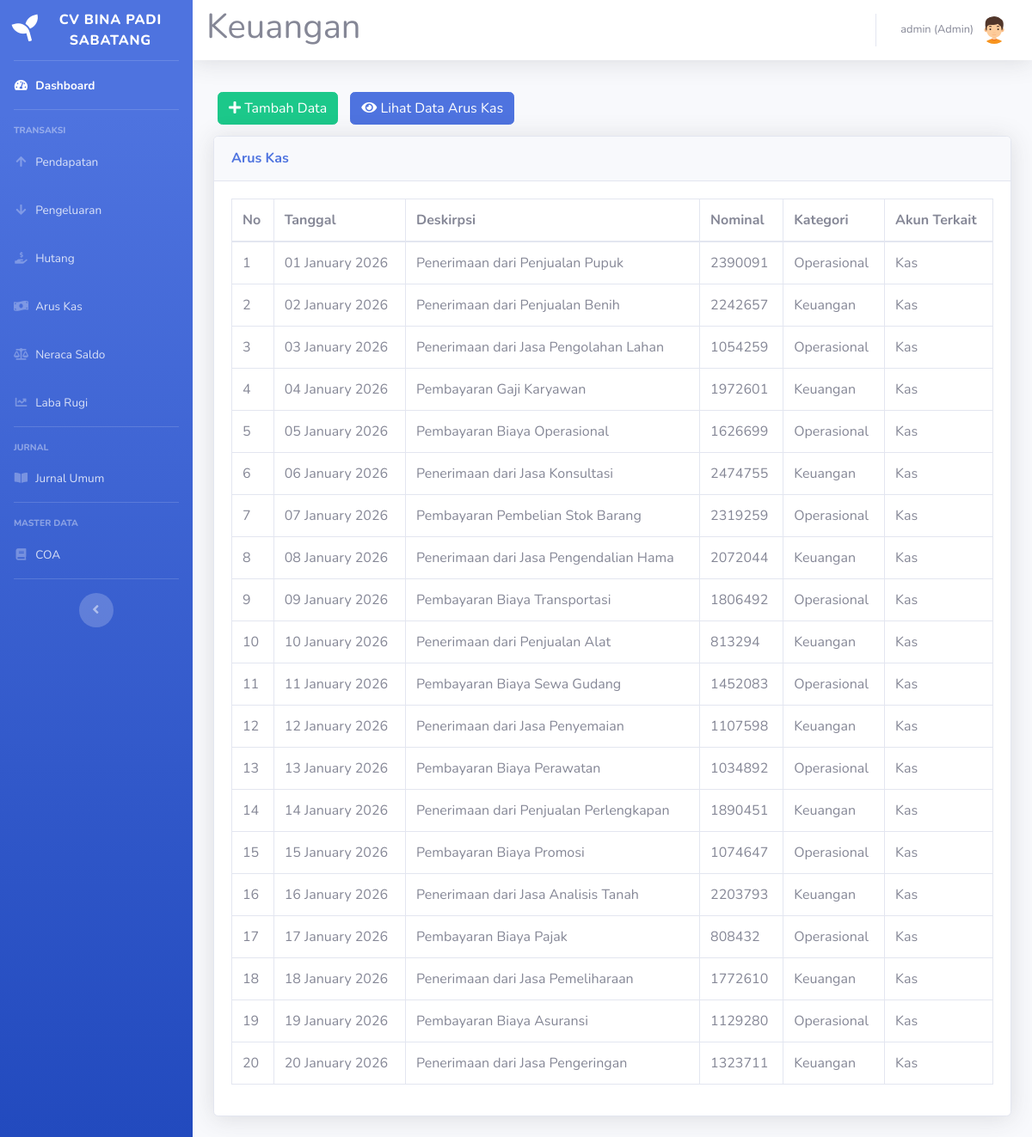
The page /arus-kas.php (signed in) on the database its author committed.
### tables this page shows
CREATE TABLE `arus_kas` (
  `id_arus_kas` int(11) NOT NULL,
  `tanggal` date DEFAULT NULL,
  `sumber` varchar(150) DEFAULT NULL,
  `jumlah` int(30) DEFAULT NULL,
  `kas_awal` bigint(20) DEFAULT 0,
  `status` int(5) DEFAULT NULL,
  `id_akun` int(11) DEFAULT NULL
);

CREATE TABLE `chart_of_accounts` (
  `id_akun` int(11) NOT NULL,
  `nomor_akun` varchar(20) NOT NULL,
  `nama_akun` varchar(100) NOT NULL,
  `jenis_akun` enum('Asset','Kewajiban','Ekuitas','Pendapatan','Beban') NOT NULL,
  `saldo_normal` enum('Debit','Kredit') NOT NULL,
  `kategori_arus_kas` varchar(20) DEFAULT NULL COMMENT 'Operasional/Investasi/Pendanaan',
  `is_active` tinyint(1) DEFAULT 1,
  `created_at` timestamp NOT NULL DEFAULT current_timestamp()
);

### arus-kas.php (the view, shortened to what this page needs)
<!DOCTYPE html>
<html lang="en">
<head>
    <link href="vendor/fontawesome-free/css/all.min.css" rel="stylesheet" type="text/css">
    <link href="css/sb-admin-2.min.css" rel="stylesheet">
</head>
<body id="page-top">
    <?php
    require 'koneksi.php';
    require('sidebar.php');
    ?>
    <div id="content">
        <?php require('navbar.php'); ?>
        <div class="container-fluid">
            <div class="row">
                <div class="col-12">
                    <div class="py-2">
                        <a href="arus-kas-tambah.php" class="btn btn-success" style="margin:5px"><i class="fa fa-plus"></i> Tambah Data</a>
                        <a href="arus-kas-lihat.php" class="btn btn-primary" style="margin:5px"><i class="fa fa-eye"></i> Lihat Data Arus Kas</a>
                    </div>
                    <div class="card shadow mb-4">
                        <div class="card-header py-3">
                            <h6 class="m-0 font-weight-bold text-primary">Arus Kas</h6>
                        </div>
                        <div class="card-body">
                            <div class="table-responsive">
                                <table class="table table-bordered" id="dataTable" width="100%" cellspacing="0">
                                    <thead>
                                        <tr>
                                            <th>No</th>
                                            <th>Tanggal</th>
                                            <th>Deskirpsi</th>
                                            <th>Nominal</th>
                                            <th>Kategori</th>
                                            <th>Akun Terkait</th>
                                        </tr>
                                    </thead>
                                    <tbody>
                                        <?php
                                        $sql = "SELECT a.*, c.nama_akun FROM arus_kas a LEFT JOIN chart_of_accounts c ON a.id_akun = c.id_akun";
                                        $result = $koneksi->query($sql);
                                        if ($result === FALSE) {
                                            echo "Error: " . $koneksi->error;
                                        } else {
                                            if ($result->num_rows > 0) {
                                                $no = 1;
                                                while ($row = $result->fetch_assoc()) {
                                                    echo "<tr>
                                                    <td>" . $no . "</td>
                                                    <td>" . date('d F Y', strtotime($row['tanggal'])) . "</td>
                                                    <td>" . $row['sumber'] . "</td>
                                                    <td>" . $row['jumlah'] . "</td>
                                                    <td>";
                                                    if ($row['status'] == 2) {
                                                        echo "Keuangan";
                                                    } elseif ($row['status'] == 1) {
                                                        echo "Operasional";
                                                    } else {
                                                        echo "Tidak valid";
                                                    }
                                                    echo "</td>
                                                    <td>" . ($row['nama_akun'] ?? 'Tidak terkait') . "</td>
                                                </tr>";
                                                    $no++;
                                                }
                                            } else {
                                                echo "<tr><td colspan='5'>Tidak ada data</td></tr>";
                                            }
                                        }
                                        ?>
                                    </tbody>
                                </table>
                            </div>
                        </div>
                    </div>
                </div>
            </div>
        </div>
    </div>
</body>
</html>

### rows shown on the page
arus_kas: tanggal "01 January 2026", sumber "Penerimaan dari Penjualan Pupuk", jumlah "2390091", status "Operasional", id_akun.nama_akun "Kas"
arus_kas: tanggal "02 January 2026", sumber "Penerimaan dari Penjualan Benih", jumlah "2242657", status "Keuangan", id_akun.nama_akun "Kas"
arus_kas: tanggal "03 January 2026", sumber "Penerimaan dari Jasa Pengolahan Lahan", jumlah "1054259", status "Operasional", id_akun.nama_akun "Kas"
arus_kas: tanggal "04 January 2026", sumber "Pembayaran Gaji Karyawan", jumlah "1972601", status "Keuangan", id_akun.nama_akun "Kas"
arus_kas: tanggal "05 January 2026", sumber "Pembayaran Biaya Operasional", jumlah "1626699", status "Operasional", id_akun.nama_akun "Kas"
arus_kas: tanggal "06 January 2026", sumber "Penerimaan dari Jasa Konsultasi", jumlah "2474755", status "Keuangan", id_akun.nama_akun "Kas"
arus_kas: tanggal "07 January 2026", sumber "Pembayaran Pembelian Stok Barang", jumlah "2319259", status "Operasional", id_akun.nama_akun "Kas"
arus_kas: tanggal "08 January 2026", sumber "Penerimaan dari Jasa Pengendalian Hama", jumlah "2072044", status "Keuangan", id_akun.nama_akun "Kas"
arus_kas: tanggal "09 January 2026", sumber "Pembayaran Biaya Transportasi", jumlah "1806492", status "Operasional", id_akun.nama_akun "Kas"
arus_kas: tanggal "10 January 2026", sumber "Penerimaan dari Penjualan Alat", jumlah "813294", status "Keuangan", id_akun.nama_akun "Kas"
arus_kas: tanggal "11 January 2026", sumber "Pembayaran Biaya Sewa Gudang", jumlah "1452083", status "Operasional", id_akun.nama_akun "Kas"
arus_kas: tanggal "12 January 2026", sumber "Penerimaan dari Jasa Penyemaian", jumlah "1107598", status "Keuangan", id_akun.nama_akun "Kas"
arus_kas: tanggal "13 January 2026", sumber "Pembayaran Biaya Perawatan", jumlah "1034892", status "Operasional", id_akun.nama_akun "Kas"
arus_kas: tanggal "14 January 2026", sumber "Penerimaan dari Penjualan Perlengkapan", jumlah "1890451", status "Keuangan", id_akun.nama_akun "Kas"
arus_kas: tanggal "15 January 2026", sumber "Pembayaran Biaya Promosi", jumlah "1074647", status "Operasional", id_akun.nama_akun "Kas"
arus_kas: tanggal "16 January 2026", sumber "Penerimaan dari Jasa Analisis Tanah", jumlah "2203793", status "Keuangan", id_akun.nama_akun "Kas"
arus_kas: tanggal "17 January 2026", sumber "Pembayaran Biaya Pajak", jumlah "808432", status "Operasional", id_akun.nama_akun "Kas"
arus_kas: tanggal "18 January 2026", sumber "Penerimaan dari Jasa Pemeliharaan", jumlah "1772610", status "Keuangan", id_akun.nama_akun "Kas"
arus_kas: tanggal "19 January 2026", sumber "Pembayaran Biaya Asuransi", jumlah "1129280", status "Operasional", id_akun.nama_akun "Kas"
arus_kas: tanggal "20 January 2026", sumber "Penerimaan dari Jasa Pengeringan", jumlah "1323711", status "Keuangan", id_akun.nama_akun "Kas"

### other values the page prints
$_SESSION['nama'] "admin"
$_SESSION['level'] "Admin"
